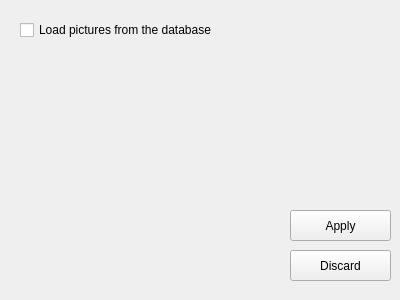
<?xml version="1.0" encoding="UTF-8"?>
<ui version="4.0">
 <class>Form</class>
 <widget class="QWidget" name="Form">
  <property name="geometry">
   <rect>
    <x>0</x>
    <y>0</y>
    <width>400</width>
    <height>300</height>
   </rect>
  </property>
  <property name="windowTitle">
   <string>Settings</string>
  </property>
  <widget class="QCheckBox" name="saveBox">
   <property name="geometry">
    <rect>
     <x>20</x>
     <y>20</y>
     <width>201</width>
     <height>20</height>
    </rect>
   </property>
   <property name="text">
    <string>Load pictures from the database</string>
   </property>
  </widget>
  <widget class="QPushButton" name="applyButton">
   <property name="geometry">
    <rect>
     <x>290</x>
     <y>210</y>
     <width>101</width>
     <height>31</height>
    </rect>
   </property>
   <property name="text">
    <string>Apply</string>
   </property>
  </widget>
  <widget class="QPushButton" name="discardButton">
   <property name="geometry">
    <rect>
     <x>290</x>
     <y>250</y>
     <width>101</width>
     <height>31</height>
    </rect>
   </property>
   <property name="text">
    <string>Discard</string>
   </property>
  </widget>
 </widget>
 <resources/>
 <connections/>
</ui>
